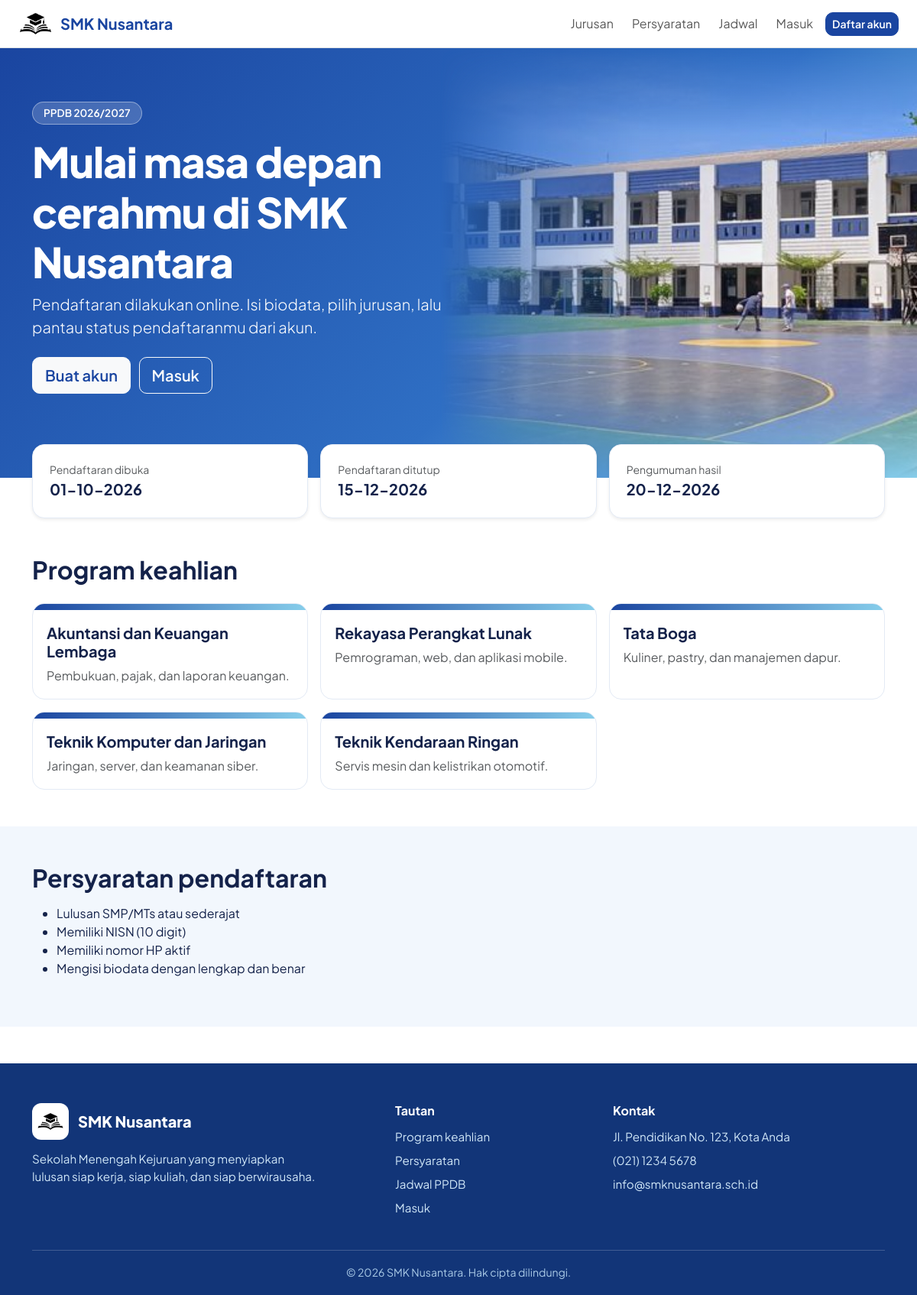
The page / on the database its author committed.
### tables this page shows
CREATE TABLE jurusan (
  id_jurusan INT AUTO_INCREMENT PRIMARY KEY,
  kode_jurusan VARCHAR(10) NOT NULL UNIQUE,
  nama_jurusan VARCHAR(100) NOT NULL,
  deskripsi VARCHAR(255) NULL,
  aktif TINYINT(1) NOT NULL DEFAULT 1
);

### includes/functions.php (called while the page is built, shortened)
<?php
require_once __DIR__ . '/../config/database.php';
function e($s) { return htmlspecialchars((string)$s, ENT_QUOTES, 'UTF-8'); }
function user() { return $_SESSION['user'] ?? null; }
function q($sql, $p = []) { global $pdo; $s = $pdo->prepare($sql); $s->execute($p); return $s; }
function tgl($d) { return $d ? date('d-m-Y', strtotime($d)) : '-'; }

### index.php (the view)
<?php
require_once __DIR__ . '/includes/layout.php';
$jur = q('SELECT * FROM jurusan WHERE aktif=1 ORDER BY kode_jurusan')->fetchAll();
layout_start('Beranda', '', true);
?>
<section class="hero">
  <div class="hero-photo"><img src="<?= BASE_URL ?>/assets/images/hero.jpg" alt="Gedung SMK Nusantara" onerror="this.remove()"></div>
  <div class="container"><div class="row"><div class="col-lg-6">
    <span class="hero-tag">PPDB <?= e(TAHUN_AJARAN) ?></span>
    <h1 class="mt-3">Mulai masa depan cerahmu di SMK Nusantara</h1>
    <p class="lead mb-4">Pendaftaran dilakukan online. Isi biodata, pilih jurusan, lalu pantau status pendaftaranmu dari akun.</p>
    <a class="btn btn-light btn-lg me-2" href="<?= BASE_URL ?>/register.php">Buat akun</a>
    <a class="btn btn-outline-light btn-lg" href="<?= BASE_URL ?>/login.php">Masuk</a>
  </div></div></div>
</section>
<section class="container" id="jadwal"><div class="row g-3 sched">
  <?php foreach (JADWAL as $label => $tanggal): ?>
  <div class="col-md-4"><div class="panel shadow-sm"><span class="text-muted small d-block"><?= e($label) ?></span><b class="fs-5"><?= tgl($tanggal) ?></b></div></div>
  <?php endforeach; ?>
</div></section>
<section class="py-5" id="jurusan"><div class="container">
  <h2 class="fw-bold mb-4">Program keahlian</h2>
  <div class="row g-3"><?php foreach ($jur as $j): ?>
    <div class="col-md-6 col-lg-4"><div class="jur-card"><div class="bar"></div><div class="bd">
      <h5 class="fw-bold"><?= e($j['nama_jurusan']) ?></h5><p class="text-muted mb-0"><?= e($j['deskripsi']) ?></p></div></div></div>
  <?php endforeach; ?></div>
</div></section>
<section class="py-5 tint" id="syarat"><div class="container">
  <h2 class="fw-bold mb-3">Persyaratan pendaftaran</h2>
  <ul><li>Lulusan SMP/MTs atau sederajat</li><li>Memiliki NISN (10 digit)</li><li>Memiliki nomor HP aktif</li><li>Mengisi biodata dengan lengkap dan benar</li></ul>
</div></section>
<?php layout_end();

### includes/layout.php (shortened to what this page needs)
<?php
require_once __DIR__ . '/functions.php';
function layout_start($title, $active = '', $public = false) {
    $u = user(); $f = flash(); $menu = [];
?>
<!DOCTYPE html>
<html lang="id">
<head>
<link href="https://cdn.jsdelivr.net/npm/bootstrap@5.3.3/dist/css/bootstrap.min.css" rel="stylesheet">
<link href="<?= BASE_URL ?>/assets/css/style.css" rel="stylesheet">
</head>
<body>
<nav class="navbar navbar-expand-md bg-white border-bottom sticky-top">
  <div class="container-fluid px-3 px-md-4">
    <a class="navbar-brand fw-bold" href="<?= BASE_URL ?>/index.php"><img src="<?= BASE_URL ?>/assets/images/logo.png" alt="Logo SMK Nusantara" class="brand-logo" height="36" style="height:36px;width:auto;max-width:48px;object-fit:contain" onerror="this.outerHTML='<span class=&quot;logo-dot&quot;></span>'">SMK Nusantara</a>
    <div class="collapse navbar-collapse" id="nv">
      <ul class="navbar-nav ms-auto align-items-md-center gap-md-2">
      <?php if ($u): ?>
        <li class="nav-item text-muted small me-md-2"><?= e($u['nama']) ?></li>
        <li class="nav-item"><a class="btn btn-outline-primary btn-sm" href="<?= BASE_URL ?>/logout.php">Keluar</a></li>
      <?php else: ?>
        <li class="nav-item"><a class="nav-link" href="<?= BASE_URL ?>/index.php#jurusan">Jurusan</a></li>
        <li class="nav-item"><a class="nav-link" href="<?= BASE_URL ?>/index.php#syarat">Persyaratan</a></li>
        <li class="nav-item"><a class="nav-link" href="<?= BASE_URL ?>/index.php#jadwal">Jadwal</a></li>
        <li class="nav-item"><a class="nav-link" href="<?= BASE_URL ?>/login.php">Masuk</a></li>
        <li class="nav-item"><a class="btn btn-primary btn-sm" href="<?= BASE_URL ?>/register.php">Daftar akun</a></li>
      <?php endif; ?>
      </ul>
    </div>
  </div>
</nav>
<?php endif;
}
function layout_end() {
    $b = BASE_URL; $h = fn($x) => htmlspecialchars($x, ENT_QUOTES, 'UTF-8');
    echo '<footer class="site-footer"><div class="container"><div class="row g-4">
      <div class="col-lg-5">
        <div class="f-brand"><span class="f-logo"><img src="' . $b . '/assets/images/logo.png" alt="Logo SMK Nusantara" onerror="this.parentNode.style.display=\'none\'"></span><span class="f-name">SMK Nusantara</span></div>
        <p class="f-desc">Sekolah Menengah Kejuruan yang menyiapkan lulusan siap kerja, siap kuliah, dan siap berwirausaha.</p>
      </div>
      <div class="col-6 col-lg-3"><h6>Tautan</h6><ul>
        <li><a href="' . $b . '/index.php#jurusan">Program keahlian</a></li>
        <li><a href="' . $b . '/index.php#syarat">Persyaratan</a></li>
        <li><a href="' . $b . '/index.php#jadwal">Jadwal PPDB</a></li>
        <li><a href="' . $b . '/login.php">Masuk</a></li></ul></div>
      <div class="col-6 col-lg-4"><h6>Kontak</h6><ul>
        <li>' . $h(SCHOOL_ALAMAT) . '</li><li>' . $h(SCHOOL_TELP) . '</li><li>' . $h(SCHOOL_EMAIL) . '</li></ul></div>
    </div><div class="f-bottom">&copy; ' . date('Y') . ' SMK Nusantara. Hak cipta dilindungi.</div></div></footer>';
    echo '<script src="https://cdn.jsdelivr.net/npm/bootstrap@5.3.3/dist/js/bootstrap.bundle.min.js"></script></body></html>';
}

### assets/css/style.css (style rules this page uses)
:root { --blue:#1A45A0; --blue-dark:#123578; --sky:#87CEEB; --soft:#F2F7FD; --line:#E3EAF5; --ink:#14224a; --bs-primary:#1A45A0; --bs-primary-rgb:26,69,160; --bs-body-font-family:'Plus Jakarta Sans',system-ui,sans-serif; --bs-body-color:#14224a; --bs-link-color:#1A45A0; }
body { background:#fff;color:var(--ink) }
.btn { border-radius:10px;font-weight:600 }
.btn-primary { --bs-btn-bg:#1A45A0;--bs-btn-border-color:#1A45A0;--bs-btn-hover-bg:#123578;--bs-btn-hover-border-color:#123578;--bs-btn-active-bg:#123578 }
.navbar-brand { color:var(--blue)!important;display:flex;align-items:center;gap:10px }
.brand-logo { height:34px;width:auto;max-width:44px;object-fit:contain }
.panel { background:#fff;border:1px solid var(--line);border-radius:16px;padding:22px }
.tint { background:var(--soft) }
.hero { position:relative;overflow:hidden;min-height:540px;display:flex;align-items:center;padding:70px 0 110px;color:#fff; background:linear-gradient(135deg,#1A45A0 0%,#2f6fc4 60%,#87CEEB 100%) }
.hero .container { position:relative;z-index:2;width:100% }
.hero h1 { font-weight:800;letter-spacing:-.02em;font-size:clamp(2rem,5vw,3.4rem) }
.hero-tag { display:inline-block;background:rgba(255,255,255,.18);border:1px solid rgba(255,255,255,.4);padding:4px 14px;border-radius:99px;font-size:.85rem;font-weight:600 }
.hero .btn-light { color:var(--blue) }
.hero-photo { position:absolute;top:0;right:0;bottom:0;width:52%;z-index:1; -webkit-mask-image:linear-gradient(to right,transparent 0,rgba(0,0,0,.6) 18%,#000 42%),linear-gradient(to bottom,transparent 0,#000 20%,#000 80%,transparent 100%); -webkit-mask-composite:source-in; mask-image:linear-gradient(to right,transparent 0,rgba(0,0,0,.6) 18%,#000 42%),linear-gradient(to bottom,transparent 0,#000 20%,#000 80%,transparent 100%); mask-composite:intersect }
.hero-photo img { display:block;width:100%;height:100%;object-fit:cover;object-position:center }
.hero-photo::after { content:"";position:absolute;inset:0;background:linear-gradient(135deg,rgba(26,69,160,.30),rgba(26,69,160,0) 70%) }
.sched { margin-top:-60px;position:relative;z-index:3 }
.jur-card { border:1px solid var(--line);border-radius:16px;overflow:hidden;height:100%;background:#fff }
.jur-card .bar { height:8px;background:linear-gradient(90deg,var(--blue),var(--sky)) }
.jur-card .bd { padding:18px }
.site-footer { background:#123578;color:#fff;padding:52px 0 0;margin-top:48px }
.site-footer h6 { color:#fff;font-weight:700;margin-bottom:14px }
.site-footer ul { list-style:none;padding:0;margin:0 }
.site-footer li { margin-bottom:8px;color:#cfe6f7;font-size:.95rem }
.site-footer a { color:#cfe6f7;text-decoration:none }
.f-brand { display:flex;align-items:center;gap:12px;margin-bottom:14px }
.f-logo { width:48px;height:48px;flex:0 0 48px;background:#fff;border-radius:12px;display:flex;align-items:center;justify-content:center;padding:6px }
.f-logo img { max-width:100%;max-height:100%;width:auto;height:auto;object-fit:contain }
.f-name { font-size:1.25rem;font-weight:800;color:#fff;white-space:nowrap }
.f-desc { color:#cfe6f7;font-size:.95rem;max-width:380px;margin:0 }
.f-bottom { border-top:1px solid rgba(255,255,255,.2);margin-top:36px;padding:18px 0;text-align:center;font-size:.88rem;color:#a9c9e6 }

### rows shown on the page
jurusan: nama_jurusan "Akuntansi dan Keuangan Lembaga", deskripsi "Pembukuan, pajak, dan laporan keuangan."
jurusan: nama_jurusan "Rekayasa Perangkat Lunak", deskripsi "Pemrograman, web, dan aplikasi mobile."
jurusan: nama_jurusan "Tata Boga", deskripsi "Kuliner, pastry, dan manajemen dapur."
jurusan: nama_jurusan "Teknik Komputer dan Jaringan", deskripsi "Jaringan, server, dan keamanan siber."
jurusan: nama_jurusan "Teknik Kendaraan Ringan", deskripsi "Servis mesin dan kelistrikan otomotif."

### other values the page prints
TAHUN_AJARAN "2026/2027"
$label "Pendaftaran dibuka"
tgl($tanggal) "01-10-2026"
$label "Pendaftaran ditutup"
tgl($tanggal) "15-12-2026"
$label "Pengumuman hasil"
tgl($tanggal) "20-12-2026"
$h(SCHOOL_ALAMAT) "Jl. Pendidikan No. 123, Kota Anda"
$h(SCHOOL_TELP) "(021) 1234 5678"
$h(SCHOOL_EMAIL) "info@smknusantara.sch.id"
